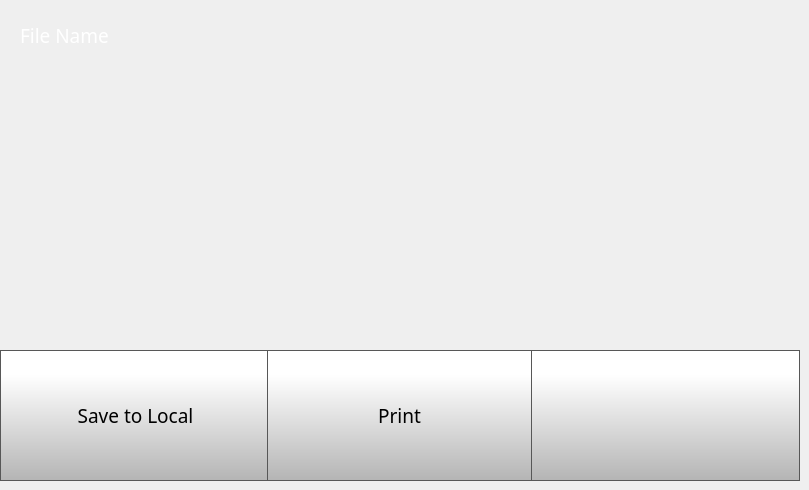
    <widget class="QWidget" name="printSelectedUSBPage">
     <widget class="QToolButton" name="fileSelectedUSBTransferButton">
      <property name="geometry">
       <rect>
        <x>0</x>
        <y>350</y>
        <width>271</width>
        <height>131</height>
       </rect>
      </property>
      <property name="minimumSize">
       <size>
        <width>0</width>
        <height>0</height>
       </size>
      </property>
      <property name="font">
       <font>
        <family>Gotham</family>
        <pointsize>14</pointsize>
       </font>
      </property>
      <property name="styleSheet">
       <string notr="true">QToolButton {
    border: 1px solid rgb(87, 87, 87);
	background-color: qlineargradient(spread:pad, x1:0, y1:1, x2:0, y2:0.188, stop:0 rgba(180, 180, 180, 255), stop:1 rgba(255, 255, 255, 255));
}

QToolButton:pressed {
    background-color: qlineargradient(x1: 0, y1: 0, x2: 0, y2: 1,
                                      stop: 0 #dadbde, stop: 1 #f6f7fa);
}

QToolButton:flat {
    border: none; /* no border for a flat push button */
}

QToolButton:default {
    border-color: navy; /* make the default button prominent */
}</string>
      </property>
      <property name="text">
       <string>Save to Local</string>
      </property>
      <property name="icon">
       <iconset>
        <normaloff>templates/img/icon.png</normaloff>templates/img/icon.png</iconset>
      </property>
      <property name="iconSize">
       <size>
        <width>40</width>
        <height>40</height>
       </size>
      </property>
      <property name="checkable">
       <bool>false</bool>
      </property>
      <property name="toolButtonStyle">
       <enum>Qt::ToolButtonTextUnderIcon</enum>
      </property>
     </widget>
     <widget class="QPushButton" name="fileSelectedUSBBackButton">
      <property name="geometry">
       <rect>
        <x>529</x>
        <y>350</y>
        <width>271</width>
        <height>131</height>
       </rect>
      </property>
      <property name="minimumSize">
       <size>
        <width>0</width>
        <height>0</height>
       </size>
      </property>
      <property name="font">
       <font>
        <family>Gotham Light</family>
        <pointsize>9</pointsize>
       </font>
      </property>
      <property name="styleSheet">
       <string notr="true">QPushButton {
    border: 1px solid rgb(87, 87, 87);

	background-color: qlineargradient(spread:pad, x1:0, y1:1, x2:0, y2:0.188, stop:0 rgba(180, 180, 180, 255), stop:1 rgba(255, 255, 255, 255));
}

QPushButton:pressed {
    background-color: qlineargradient(x1: 0, y1: 0, x2: 0, y2: 1,
                                      stop: 0 #dadbde, stop: 1 #f6f7fa);
}

QPushButton:flat {
    border: none; /* no border for a flat push button */
}

QPushButton:default {
    border-color: navy; /* make the default button prominent */
}</string>
      </property>
      <property name="text">
       <string/>
      </property>
      <property name="icon">
       <iconset>
        <normaloff>templates/img/arrows-4.png</normaloff>templates/img/arrows-4.png</iconset>
      </property>
      <property name="iconSize">
       <size>
        <width>50</width>
        <height>50</height>
       </size>
      </property>
      <property name="checkable">
       <bool>false</bool>
      </property>
      <property name="autoDefault">
       <bool>false</bool>
      </property>
      <property name="default">
       <bool>false</bool>
      </property>
      <property name="flat">
       <bool>false</bool>
      </property>
     </widget>
     <widget class="QLabel" name="fileSelectedUSBName">
      <property name="geometry">
       <rect>
        <x>20</x>
        <y>20</y>
        <width>481</width>
        <height>31</height>
       </rect>
      </property>
      <property name="font">
       <font>
        <family>Gotham Light</family>
        <pointsize>14</pointsize>
        <weight>50</weight>
        <bold>false</bold>
       </font>
      </property>
      <property name="styleSheet">
       <string notr="true">color: rgb(255, 255, 255);
background-color: rgba(255, 255, 255, 0);</string>
      </property>
      <property name="text">
       <string>File Name</string>
      </property>
     </widget>
     <widget class="QToolButton" name="fileSelectedUSBPrintButton">
      <property name="geometry">
       <rect>
        <x>267</x>
        <y>350</y>
        <width>265</width>
        <height>131</height>
       </rect>
      </property>
      <property name="minimumSize">
       <size>
        <width>0</width>
        <height>0</height>
       </size>
      </property>
      <property name="font">
       <font>
        <family>Gotham</family>
        <pointsize>14</pointsize>
       </font>
      </property>
      <property name="styleSheet">
       <string notr="true">QToolButton {
    border: 1px solid rgb(87, 87, 87);
	background-color: qlineargradient(spread:pad, x1:0, y1:1, x2:0, y2:0.188, stop:0 rgba(180, 180, 180, 255), stop:1 rgba(255, 255, 255, 255));
}

QToolButton:pressed {
    background-color: qlineargradient(x1: 0, y1: 0, x2: 0, y2: 1,
                                      stop: 0 #dadbde, stop: 1 #f6f7fa);
}

QToolButton:flat {
    border: none; /* no border for a flat push button */
}

QToolButton:default {
    border-color: navy; /* make the default button prominent */
}</string>
      </property>
      <property name="text">
       <string>Print</string>
      </property>
      <property name="icon">
       <iconset>
        <normaloff>templates/img/printer.png</normaloff>templates/img/printer.png</iconset>
      </property>
      <property name="iconSize">
       <size>
        <width>40</width>
        <height>40</height>
       </size>
      </property>
      <property name="checkable">
       <bool>false</bool>
      </property>
      <property name="toolButtonStyle">
       <enum>Qt::ToolButtonTextUnderIcon</enum>
      </property>
     </widget>
     <widget class="QLabel" name="printPreviewSelectedUSB">
      <property name="geometry">
       <rect>
        <x>270</x>
        <y>20</y>
        <width>261</width>
        <height>271</height>
       </rect>
      </property>
      <property name="styleSheet">
       <string notr="true">background-color: rgba(255, 255, 255, 0);</string>
      </property>
      <property name="text">
       <string/>
      </property>
      <property name="pixmap">
       <pixmap>templates/img/thumbnail.png</pixmap>
      </property>
      <property name="scaledContents">
       <bool>true</bool>
      </property>
     </widget>
    </widget>
